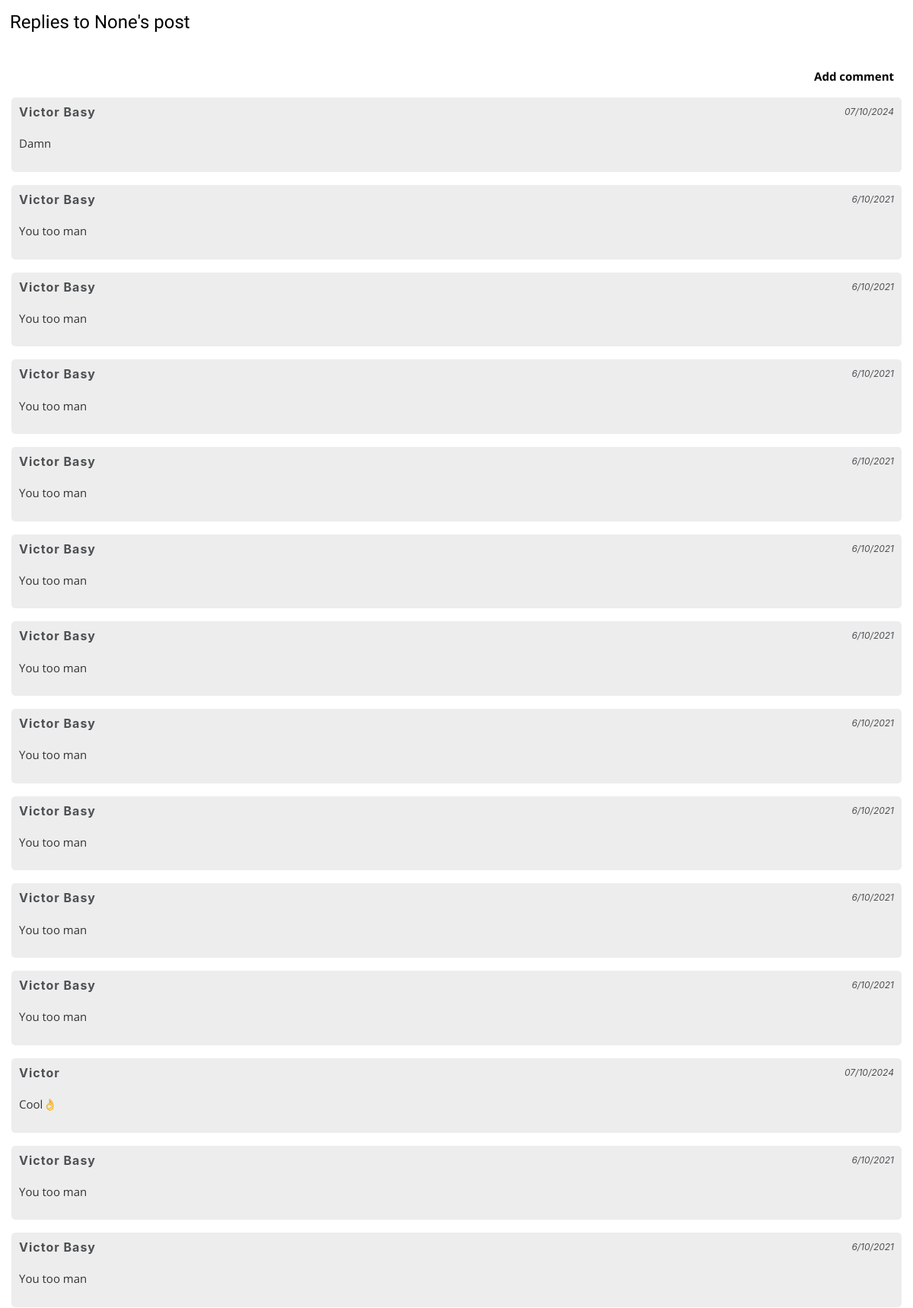
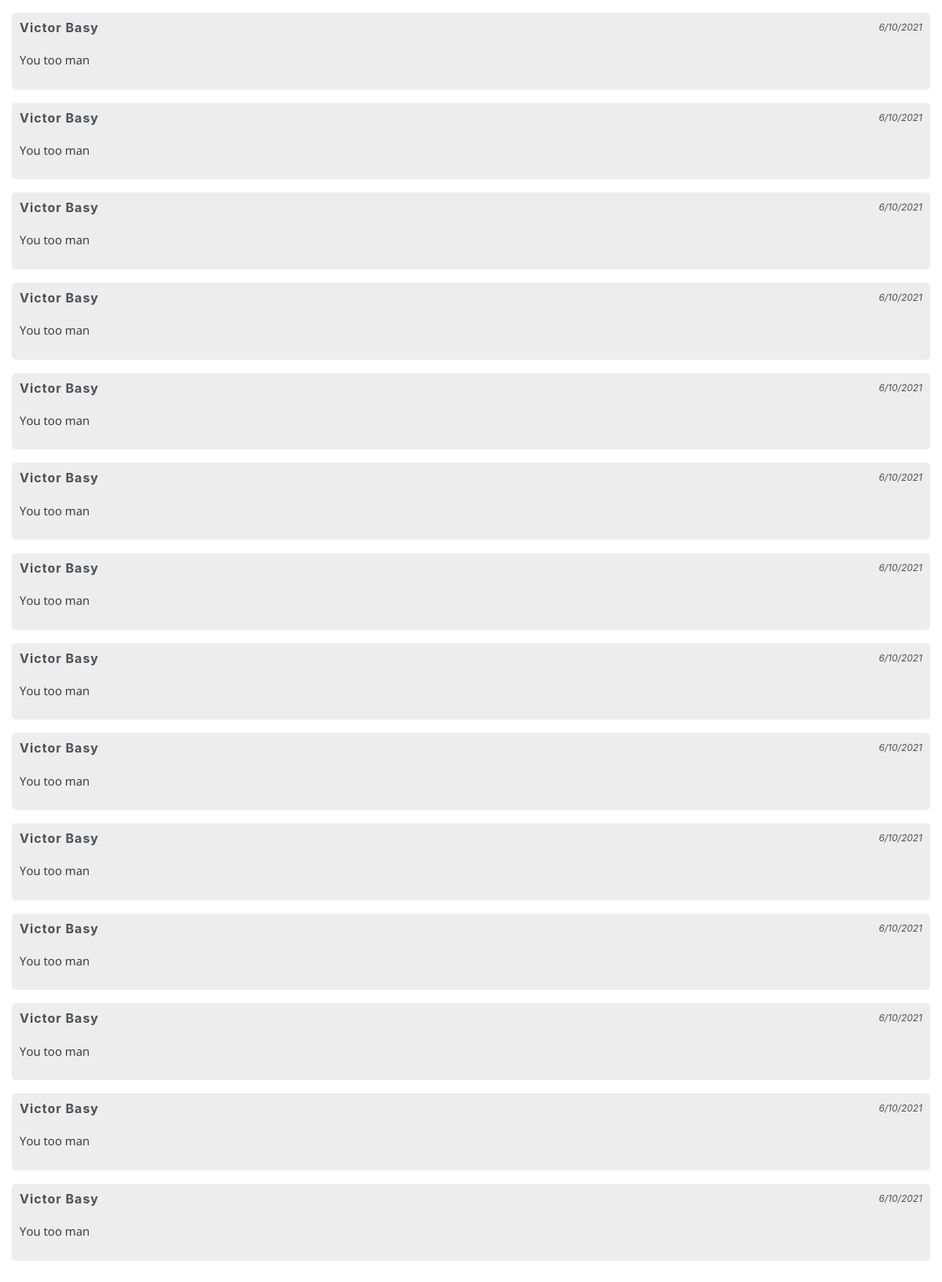
The app's page /commentView?id=1 with its own data (2 pictures, top to bottom).
### tables this page shows
CREATE TABLE comments(id Text, name Text, date Text, comment Text);

### main.py (the view)
@app.route("/commentView")
def commentView():
  id = request.args.get("id")
  name = request.args.get("name")
  if 'commentId' not in session or 'name'  not in session:
    session['commentId'] = id
    session['name'] = name
  con = getPost()
  cursor = con.cursor()
  cursor.execute("Select * from comments where id = :id", {'id':session['commentId']})
  data = cursor.fetchall()[::-1]
  con.close()
  return render_template("commentView.html", data=data, name=session['name'])

### main.py (called while the page is built)
def getPost():
  conn = sqlite3.connect('diss.db')
  return conn

### templates/commentView.html (shortened to what this page needs)
<!DOCTYPE html>
<html lang="en">
    <head>
        <link rel="stylesheet" href="https://cdnjs.cloudflare.com/ajax/libs/font-awesome/6.0.0-beta3/css/all.min.css">
        <link href="https://stackpath.bootstrapcdn.com/bootstrap/4.5.2/css/bootstrap.min.css" rel="stylesheet">
    </head>
    <body>
        <div>
            <h4 style="font-family: 'Blinker', sans-serif;"> Replies to {{name}}'s post</h4>
        </div>
        {% if not data %}
        <div style="margin-top: 50%;">
            <p style="text-align: center;">Be the first to comment</p>
            <div style="display: flex; justify-content: center; align-items: center;">
            <a href="/comment" class="btn btn-primary" style="background-color: #070650; border: 2px solid #070650; padding: 10px 27px; border-radius: 6px;">Comment</a></div>
        </div>
        {% else %}
        <div style="margin-top: 18px; padding: 15px;">
            <p style="margin-right: 10px; text-align: right;"><a style="text-decoration: none; font-weight: bold;" href="/comment">Add comment</a></p>
        {% for i in data %}
        <div class="bord">
            <div style="display: flex; justify-content: space-between;">
                <h6>{{ i[1] }}</h6>
                <i>{{ i[2] }}</i>
            </div>
            <p> {{ i[-1] }}</p>
        </div>
        {% endfor %}
        {% endif %}
    <body>
</html>

### records on screen
comments: name "Victor Basy", date "07/10/2024", comment "Damn"
comments: name "Victor Basy", date "6/10/2021", comment "You too man"
comments: name "Victor Basy", date "6/10/2021", comment "You too man"
comments: name "Victor Basy", date "6/10/2021", comment "You too man"
comments: name "Victor Basy", date "6/10/2021", comment "You too man"
comments: name "Victor Basy", date "6/10/2021", comment "You too man"
comments: name "Victor Basy", date "6/10/2021", comment "You too man"
comments: name "Victor Basy", date "6/10/2021", comment "You too man"
comments: name "Victor Basy", date "6/10/2021", comment "You too man"
comments: name "Victor Basy", date "6/10/2021", comment "You too man"
comments: name "Victor Basy", date "6/10/2021", comment "You too man"
comments: name "Victor", date "07/10/2024", comment "Cool👌"
comments: name "Victor Basy", date "6/10/2021", comment "You too man"
comments: name "Victor Basy", date "6/10/2021", comment "You too man"
comments: name "Victor Basy", date "6/10/2021", comment "You too man"
comments: name "Victor Basy", date "6/10/2021", comment "You too man"
comments: name "Victor Basy", date "6/10/2021", comment "You too man"
comments: name "Victor Basy", date "6/10/2021", comment "You too man"
comments: name "Victor Basy", date "6/10/2021", comment "You too man"
comments: name "Victor Basy", date "6/10/2021", comment "You too man"
comments: name "Victor Basy", date "6/10/2021", comment "You too man"
comments: name "Victor Basy", date "6/10/2021", comment "You too man"
comments: name "Victor Basy", date "6/10/2021", comment "You too man"
comments: name "Victor Basy", date "6/10/2021", comment "You too man"
comments: name "Victor Basy", date "6/10/2021", comment "You too man"
comments: name "Victor Basy", date "6/10/2021", comment "You too man"
comments: name "Victor Basy", date "6/10/2021", comment "You too man"
comments: name "Victor Basy", date "6/10/2021", comment "You too man"

### other values on screen
{{ name }} "None"
